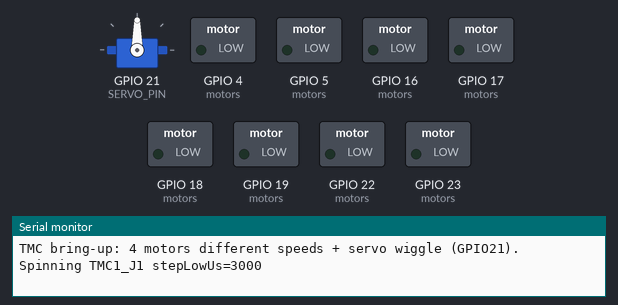
A sketch run on a simulated ESP32. Shown: servo, switched loads named in the sketch (green lamp = pin HIGH), the last lines printed to the serial monitor.

Above: at 1.1 s.
At 10.7 s:
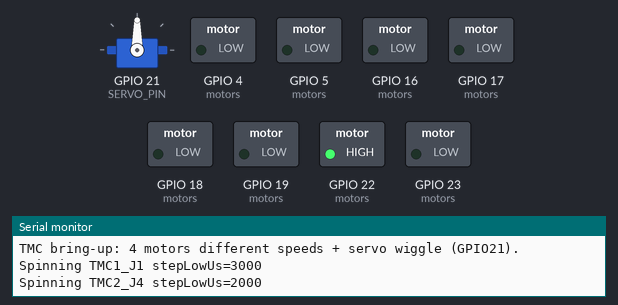
At 18.0 s:
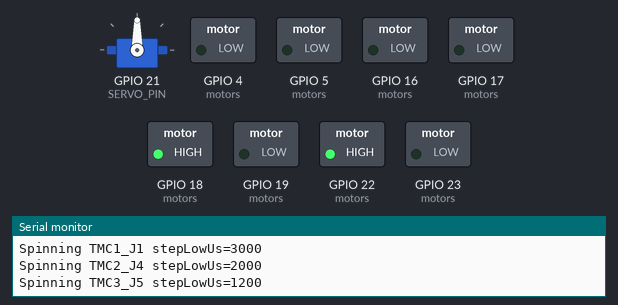
At 20.6 s:
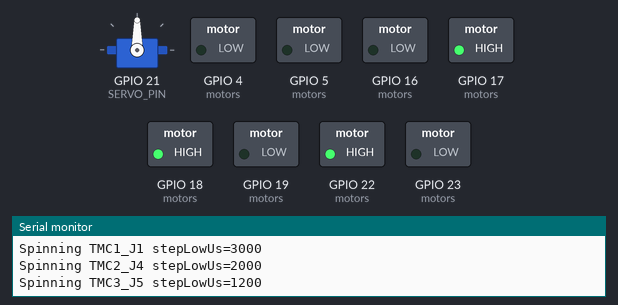
At 29.3 s:
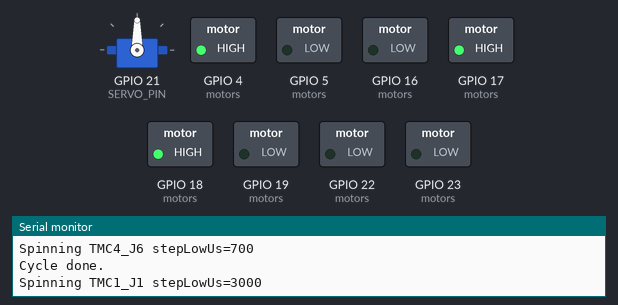
At 33.9 s:
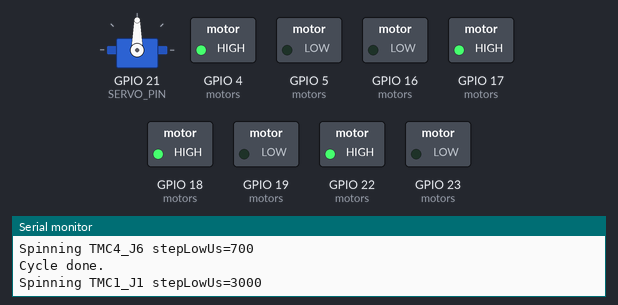
Timing chart, 0 to 40.0 s (numbered marks = the images above):
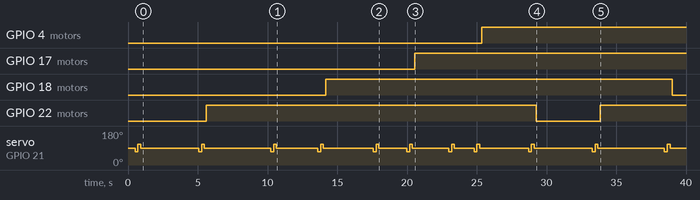

The sketch:

pcb_test.ino
```cpp
#include <Arduino.h>
#include <ESP32Servo.h>

// ===== SERVO =====
static const int SERVO_PIN = 21;
Servo gripper;

// ===== 4x TMC2209 (NO UART) =====
struct Motor {
  const char* name;
  int stepPin;
  int dirPin;
  uint16_t stepLowUs;   // lower = faster
};

// Different speeds per motor (tweak if you want)
Motor motors[] = {
  {"TMC1_J1", 23, 22, 3000}, // slow
  {"TMC2_J4", 19, 18, 2000},
  {"TMC3_J5",  5, 17, 1200},
  {"TMC4_J6", 16,  4,  700}, // faster
};

static const int MOTOR_COUNT = sizeof(motors) / sizeof(motors[0]);

static const uint16_t STEP_HIGH_US = 8;
static const uint32_t STEPS_PER_DIR = 1200;
static const uint16_t BETWEEN_MS = 400;

static inline void stepPulse(int stepPin, uint16_t stepLowUs) {
  digitalWrite(stepPin, HIGH);
  delayMicroseconds(STEP_HIGH_US);
  digitalWrite(stepPin, LOW);
  delayMicroseconds(stepLowUs);
}

void wiggleServo() {
  // gentle wiggle so you know it's alive
  gripper.write(70); delay(200);
  gripper.write(110); delay(200);
  gripper.write(90); delay(150);
}

void spinMotor(const Motor &m) {
  Serial.print("Spinning ");
  Serial.print(m.name);
  Serial.print(" stepLowUs=");
  Serial.println(m.stepLowUs);

  wiggleServo();

  // Forward
  digitalWrite(m.dirPin, LOW);
  for (uint32_t i = 0; i < STEPS_PER_DIR; i++) {
    stepPulse(m.stepPin, m.stepLowUs);
  }
  delay(BETWEEN_MS);

  wiggleServo();

  // Reverse
  digitalWrite(m.dirPin, HIGH);
  for (uint32_t i = 0; i < STEPS_PER_DIR; i++) {
    stepPulse(m.stepPin, m.stepLowUs);
  }
  delay(BETWEEN_MS);
}

void setup() {
  Serial.begin(115200);
  delay(200);

  // Motor pins
  for (int i = 0; i < MOTOR_COUNT; i++) {
    pinMode(motors[i].stepPin, OUTPUT);
    pinMode(motors[i].dirPin, OUTPUT);
    digitalWrite(motors[i].stepPin, LOW);
    digitalWrite(motors[i].dirPin, LOW);
  }

  // Servo setup
  gripper.setPeriodHertz(50);
  gripper.attach(SERVO_PIN, 500, 2500);
  gripper.write(90);
  delay(300);

  Serial.println("TMC bring-up: 4 motors different speeds + servo wiggle (GPIO21).");
}

void loop() {
  for (int i = 0; i < MOTOR_COUNT; i++) {
    spinMotor(motors[i]);
    delay(600);
  }
  Serial.println("Cycle done.");
  delay(1500);
}
```

Measured:
- by itself, GPIO 4 (motors): LOW → HIGH at 25.4 s
- by itself, GPIO 17 (motors): LOW → HIGH at 20.5 s
- by itself, GPIO 18 (motors): LOW → HIGH at 14.2 s, → LOW 24.8 s later
- by itself, GPIO 22 (motors): LOW → HIGH at 5.6 s, → LOW 23.6 s later, → HIGH 4.6 s later
- by itself, servo on GPIO 21 (SERVO_PIN): 90° → 70° at 0.50 s, → 110° 0.20 s later, → 90° 0.20 s later, → 70° 4.2 s later, … (33 changes in this stretch)
